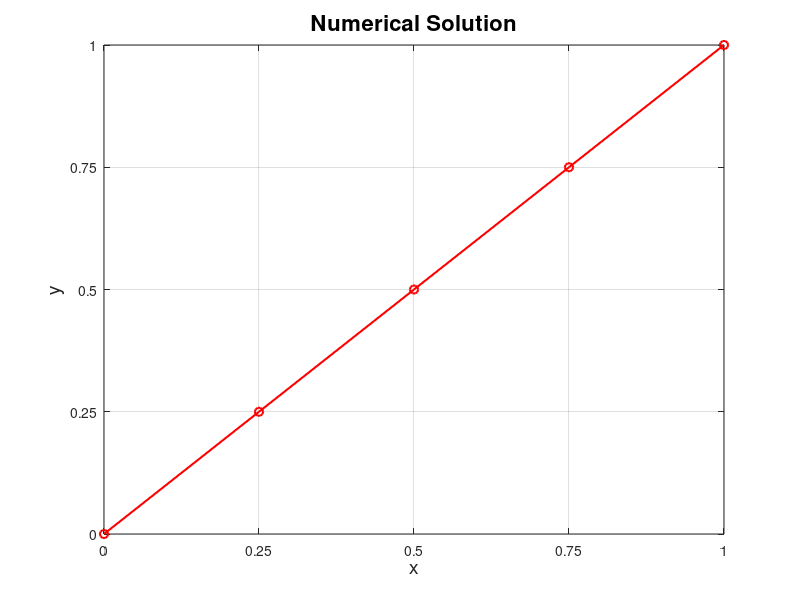
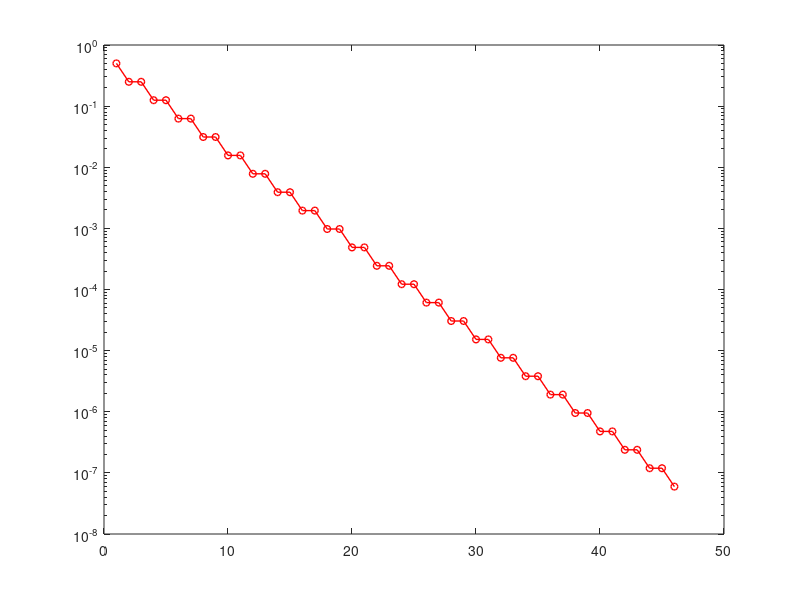

Write MATLAB code to recreate these figures, in order. (Note: this script raises an error after producing the figures.)
clear
close all
clc

%% Define the mesh
n_points = 5;
domain_size = 1;

h = domain_size/(n_points - 1);

%% Initialize the problem
y = zeros(1,n_points);
y_new = zeros(1,n_points);

y(1) = 0;
y(n_points) = 1;

y_new(1) = 0;
y_new(n_points) = 1;

error_mag = 1;
error_req = 1e-7;

iterations = 0;

% Pre-allocate error history
max_iterations = 10000;
error_history = zeros(1,max_iterations);

%% Jacobi calculations
while error_mag > error_req

    % Jacobi iteration
    for i = 2:(n_points-1)
        y_new(i) = 0.5*(y(i-1) + y(i+1));
    end

    % Calculate error
    error_mag = 0;

    for i = 2:(n_points-1)
        error_mag = error_mag + abs(y(i) - y_new(i));
    end

    % Count iteration
    iterations = iterations + 1;

    % Store error
    error_history(iterations) = error_mag;

    % Update solution
    y = y_new;

end

% Remove unused elements
error_history = error_history(1:iterations);

%% Display result
fprintf('Number of iterations = %d\n',iterations);
fprintf('Final error = %.10e\n',error_mag);

disp('Numerical solution:')
disp(y)
%% Numerical solution plot
x_dom = (0:n_points-1)*h;

figure

plot(x_dom,y,'r-o','LineWidth',1.5)

xlabel('x','FontSize',14)
ylabel('y','FontSize',14)
title('Numerical Solution','FontSize',16)

xticks(x_dom)
yticks(y)

grid on

%% Convergence plot

figure

semilogy(1:iterations, error_history, 'r-o', ...
    'LineWidth', 1, 'MarkerSize', 5)

hold on

tol_line = yline(error_req, 'k--', 'LineWidth', 1.5);

% Add tolerance label
tol_line.Label = 'Tolerance = 10^{-7}';
tol_line.LabelVerticalAlignment = 'bottom';
tol_line.LabelHorizontalAlignment = 'right';

xlabel('Iteration Number')
ylabel('Error Magnitude')
title('Convergence of Jacobi Method')

legend('Error', 'Convergence Tolerance', ...
    'Location', 'northeast')

grid on
hold off
%% Comparison with exact solution

x = 0:h:domain_size;

% Exact solution
y_exact = x;

figure

plot(x, y_exact, 'k--', 'LineWidth', 1.8)
hold on

plot(x, y, 'ro-', 'LineWidth', 1, 'MarkerSize', 5)

xlabel('x')
ylabel('y')
title('Exact Solution vs Jacobi Numerical Solution')

legend('Exact Solution', 'Jacobi Numerical Solution', ...
    'Location', 'northwest')

grid on
hold off

%% Calculate error

absolute_error = abs(y_exact - y);

fprintf('\nComparison of solutions:\n')
fprintf('       x       Y_Exact   Y_Numerical        Error\n')

for i = 1:n_points
    fprintf('%8.2f    %10.6f    %10.6f        %10.6e\n', ...
        x(i), y_exact(i), y(i), absolute_error(i));
end

fprintf('\nMaximum absolute error = %.10e\n', max(absolute_error));
